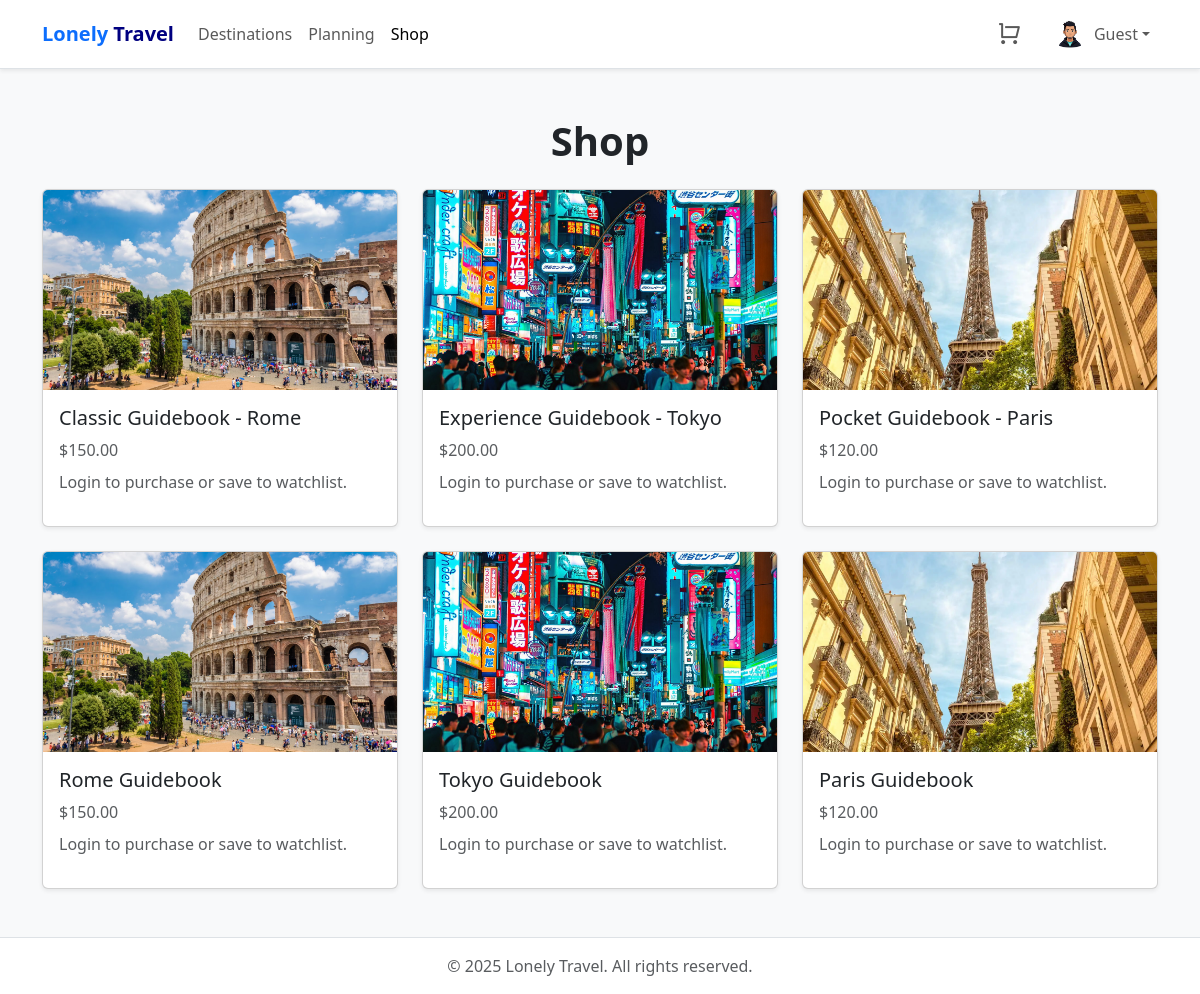
The app's page /shop.php, older data.
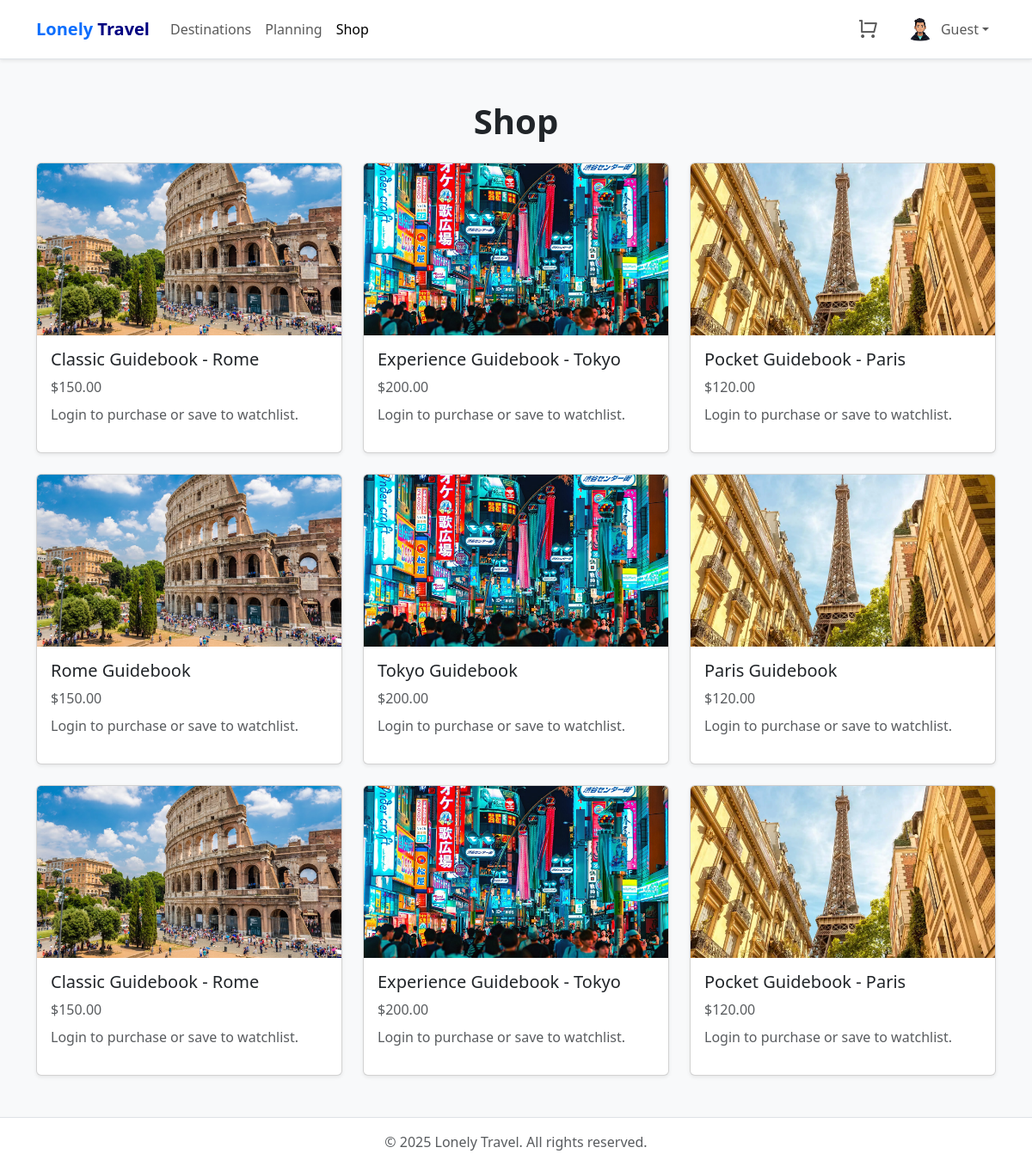
The same page, newer data.
### tables this page shows
CREATE TABLE products (
    id INT AUTO_INCREMENT PRIMARY KEY,
    name VARCHAR(255) NOT NULL,
    description TEXT,
    price DECIMAL(10,2) NOT NULL,
    image VARCHAR(255) NOT NULL
);

### shop.php (the view, shortened to what this page needs)
<?php
include_once "config.php";
$username = $_SESSION['username'] ?? 'Guest';
$userId = $_SESSION['id'] ?? 0;
$profileImage = $_SESSION['profile_image'] ?? 'img/default.png';
try {
    $stmt = $conn->query("SELECT * FROM products");
    $products = $stmt->fetchAll();
} catch (PDOException $e) {
    die("Error loading products: " . $e->getMessage());
}
?>
<!DOCTYPE html>
<html lang="en">
<head>
  <link href="https://cdn.jsdelivr.net/npm/bootstrap@5.3.3/dist/css/bootstrap.min.css" rel="stylesheet" />
  <link href="https://cdn.jsdelivr.net/npm/remixicon@4.5.0/fonts/remixicon.css" rel="stylesheet" />
</head>
<body>
<nav class="navbar navbar-expand-lg navbar-light bg-white border-bottom shadow-sm py-2 px-3">
  <div class="container">
    <a class="navbar-brand fw-bold text-primary" href="index.php">
      Lonely <span>Travel</span>
    </a>
    <div class="collapse navbar-collapse" id="navbarNav">
      <ul class="navbar-nav me-auto mb-2 mb-lg-0">
        <li class="nav-item"><a class="nav-link" href="index.php">Destinations</a></li>
        <li class="nav-item"><a class="nav-link" href="planning.php">Planning</a></li>
        <li class="nav-item"><a class="nav-link active" href="shop.php">Shop</a></li>
      </ul>
      <ul class="navbar-nav ms-auto align-items-center">
        <li class="nav-item me-3">
          <a href="cart.php" class="nav-link position-relative">
            <i class="ri-shopping-cart-line" style="font-size: 1.5rem;"></i>
          </a>
        </li>
        <li class="nav-item dropdown">
          <a class="nav-link dropdown-toggle d-flex align-items-center" href="#" id="userDropdown" role="button"
            data-bs-toggle="dropdown" aria-expanded="false">
            <img src="<?= htmlspecialchars($profileImage) ?>" alt="Profile" class="profile-img me-2" />
            <?= htmlspecialchars($username) ?>
          </a>
        </li>
      </ul>
    </div>
  </div>
</nav>
<div class="container my-5">
  <h1 class="mb-4 fw-bold text-center">Shop</h1>
  <div class="row row-cols-1 row-cols-md-3 g-4">
    <?php foreach ($products as $product): ?>
    <div class="col">
      <div class="card h-100 shadow-sm">
        <img src="<?= htmlspecialchars($product['image']) ?>" class="card-img-top" alt="<?= htmlspecialchars($product['name']) ?>">
        <div class="card-body d-flex flex-column">
          <h5 class="card-title"><?= htmlspecialchars($product['name']) ?></h5>
          <p class="card-text text-muted mb-2">$<?= number_format($product['price'], 2) ?></p>
          <?php if ($userId): ?>
          <form method="post" class="mt-auto mb-2">
            <input type="hidden" name="product_id" value="<?= $product['id'] ?>">
            <input type="hidden" name="action" value="add_to_cart">
            <div class="input-group input-group-sm">
              <input type="number" name="quantity" class="form-control" value="1" min="1" required>
              <button type="submit" class="btn btn-primary">Add to Cart</button>
            </div>
          </form>
          <form method="post" class="mt-1">
            <input type="hidden" name="product_id" value="<?= $product['id'] ?>">
            <input type="hidden" name="quantity" value="1">
            <input type="hidden" name="action" value="buy_now">
            <button type="submit" class="btn btn-success w-100">Buy Now</button>
          </form>
          <a href="add_to_watchlist.php?item_type=product&item_id=<?= $product['id'] ?>" class="btn btn-watchlist w-100 mt-2">
            ❤️ Save to Watchlist
          </a>
          <?php else: ?>
          <p class="text-muted">Login to purchase or save to watchlist.</p>
          <?php endif; ?>
        </div>
      </div>
    </div>
    <?php endforeach; ?>
  </div>
</div>
<footer class="bg-white text-center py-3 border-top mt-auto">
  <p class="mb-0 text-muted">© 2025 Lonely Travel. All rights reserved.</p>
</footer>
</body>
</html>

### shop.php (style rules this page uses)
body { background-color: #f8f9fa; }
.navbar-brand span { color: #000080; }
.card img { object-fit: cover; height: 200px; }
.profile-img { width: 32px; height: 32px; object-fit: cover; border-radius: 50%; }

Row changes from the older to the newer data that the page shows:
added products: image (picture), name "Classic Guidebook - Rome", price "150.00"
added products: image (picture), name "Experience Guidebook - Tokyo", price "200.00"
added products: image (picture), name "Pocket Guidebook - Paris", price "120.00"
